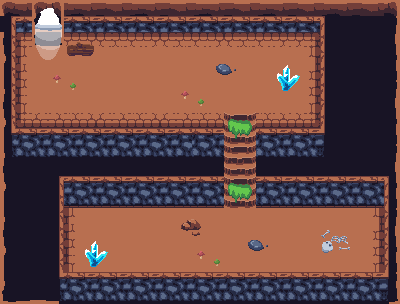

Below is a game level as drawn by its tile map, then a one-line description and the .tmx file that defines it, in full:
An orthogonal 25x19 tile map with 16x16 px tiles, 4 tile layers (floor, walls, accesoire, trux au sol), 2 tilesets and 15 objects (8x collision, spawn_cave_house2, zone_switch, ghost_path1, ghost_path2, ...).

<map version="1.5" tiledversion="1.7.2" orientation="orthogonal" renderorder="right-down" width="25" height="19" tilewidth="16" tileheight="16" infinite="0" nextlayerid="6" nextobjectid="17">
 <tileset firstgid="1" source="../tsx/dungeon.tsx" />
 <tileset firstgid="257" source="../tsx/nature.tsx" />
 <layer id="1" name="floor" width="25" height="19">
  <data encoding="csv">
154,154,154,154,154,154,154,154,154,154,154,154,154,154,154,154,154,154,154,154,154,154,154,154,154,
154,154,154,154,154,154,154,154,154,154,154,154,154,154,154,154,154,154,154,154,154,154,154,154,154,
154,154,154,154,154,154,154,154,154,154,154,154,154,154,154,154,154,154,154,154,154,154,154,154,154,
154,154,154,154,154,154,154,154,154,154,154,154,154,154,154,154,154,154,154,154,154,154,154,154,154,
154,154,154,154,154,154,154,154,154,154,154,154,154,154,154,154,154,154,154,154,154,154,154,154,154,
154,154,154,154,154,154,154,154,154,154,154,154,154,154,154,154,154,154,154,154,154,154,154,154,154,
154,154,154,154,154,154,154,154,154,154,154,154,154,154,154,154,154,154,154,154,154,154,154,154,154,
154,154,154,154,154,154,154,154,154,154,154,154,154,154,154,154,154,154,154,154,154,154,154,154,154,
154,154,154,154,154,154,154,154,154,154,154,154,154,154,154,154,154,154,154,154,154,154,154,154,154,
154,154,154,154,154,154,154,154,154,154,154,154,154,154,154,154,154,154,154,154,154,154,154,154,154,
154,154,154,154,154,154,154,154,154,154,154,154,154,154,154,154,154,154,154,154,154,154,154,154,154,
154,154,154,154,154,154,154,154,154,154,154,154,154,154,154,154,154,154,154,154,154,154,154,154,154,
154,154,154,154,154,154,154,154,154,154,154,154,154,154,154,154,154,154,154,154,154,154,154,154,154,
154,154,154,154,154,154,154,154,154,154,154,154,154,154,154,154,154,154,154,154,154,154,154,154,154,
154,154,154,154,154,154,154,154,154,154,154,154,154,154,154,154,154,154,154,154,154,154,154,154,154,
154,154,154,154,154,154,154,154,154,154,154,154,154,154,154,154,154,154,154,154,154,154,154,154,154,
154,154,154,154,154,154,154,154,154,154,154,154,154,154,154,154,154,154,154,154,154,154,154,154,154,
154,154,154,154,154,154,154,154,154,154,154,154,154,154,154,154,154,154,154,154,154,154,154,154,154,
154,154,154,154,154,154,154,154,154,154,154,154,154,154,154,154,154,154,154,154,154,154,154,154,154
</data>
 </layer>
 <layer id="2" name="walls" width="25" height="19">
  <data encoding="csv">
137,138,139,140,141,138,139,140,141,138,139,140,141,138,139,140,141,138,139,140,141,138,139,140,142,
2,3,0,0,3,4,3,4,3,4,3,4,3,4,3,4,3,4,3,4,5,0,0,0,158,
169,0,0,0,0,0,0,0,0,0,0,0,0,0,0,0,0,0,0,0,0,0,0,0,174,
185,0,0,0,0,0,0,0,0,0,0,0,0,0,0,0,0,0,0,0,0,0,0,0,190,
201,0,0,0,0,0,0,0,0,0,0,0,0,0,0,0,0,0,0,0,0,0,0,0,206,
153,0,0,0,0,0,0,0,0,0,0,0,0,0,0,0,0,0,0,0,0,0,0,0,158,
169,0,0,0,0,0,0,0,0,0,0,0,0,0,0,0,0,0,0,0,0,0,0,0,174,
185,0,0,0,0,0,0,0,0,0,0,0,0,0,0,0,0,0,0,0,0,0,0,0,190,
201,0,0,0,0,0,0,0,0,0,0,0,0,0,0,0,0,0,0,0,0,0,0,0,206,
153,0,0,0,0,0,0,0,0,0,0,0,0,0,0,0,0,0,0,0,0,0,0,0,158,
169,0,0,0,0,0,0,0,0,0,0,0,0,0,0,0,0,0,0,0,0,0,0,0,174,
185,0,0,0,0,0,0,0,0,0,0,0,0,0,0,0,0,0,0,0,0,0,0,0,190,
201,0,0,0,0,0,0,0,0,0,0,0,0,0,0,0,0,0,0,0,0,0,0,0,206,
153,0,0,0,0,0,0,0,0,0,0,0,0,0,0,0,0,0,0,0,0,0,0,0,158,
169,0,0,0,0,0,0,0,0,0,0,0,0,0,0,0,0,0,0,0,0,0,0,0,174,
185,0,0,0,0,0,0,0,0,0,0,0,0,0,0,0,0,0,0,0,0,0,0,0,190,
201,0,0,0,0,0,0,0,0,0,0,0,0,0,0,0,0,0,0,0,0,0,0,0,206,
153,0,0,0,0,0,0,0,0,0,0,0,0,0,0,0,0,0,0,0,0,0,0,0,158,
217,218,219,220,221,218,219,220,221,218,219,220,221,218,219,220,221,218,219,220,221,218,219,220,222
</data>
 </layer>
 <layer id="3" name="accesoire" width="25" height="19">
  <data encoding="csv">
0,0,167,168,0,0,0,0,0,0,0,0,0,0,0,0,0,0,0,0,0,0,0,0,0,
0,0,183,184,0,0,0,0,0,0,0,0,0,0,0,0,0,0,0,0,0,0,0,0,0,
0,129,183,184,132,133,130,131,132,133,130,131,132,133,130,131,132,133,133,134,0,0,0,0,0,
0,145,146,147,148,149,146,147,148,149,146,147,148,149,146,147,148,149,149,150,0,0,0,0,0,
0,161,162,163,164,165,162,163,164,165,162,163,164,165,162,163,164,165,165,166,0,0,0,0,0,
0,177,178,179,180,181,178,179,180,181,178,179,180,181,178,179,180,181,181,182,0,0,0,0,0,
0,193,194,195,196,197,194,195,196,197,194,195,196,197,194,195,196,197,197,198,0,0,0,0,0,
0,209,210,211,212,213,210,211,212,213,210,211,212,213,135,136,212,213,213,214,0,0,0,0,0,
0,0,0,0,0,0,0,0,0,0,0,0,0,0,151,152,0,0,0,0,0,0,0,0,0,
0,0,0,0,0,0,0,0,0,0,0,0,0,0,135,136,0,0,0,0,0,0,0,0,0,
0,0,0,0,0,0,0,0,0,0,0,0,0,0,151,152,0,0,0,0,0,0,0,0,0,
0,0,0,0,0,0,0,0,0,0,0,0,0,0,135,136,0,0,0,0,0,0,0,0,0,
0,0,0,0,129,130,131,132,133,131,132,133,131,132,151,152,132,133,131,132,133,131,133,134,0,
0,0,0,0,145,146,147,148,149,147,148,149,147,148,149,147,148,149,147,148,149,147,149,150,0,
0,0,0,0,161,162,163,164,165,163,164,165,163,164,165,163,164,165,163,164,165,163,165,166,0,
0,0,0,0,177,178,179,180,181,179,180,181,179,180,181,179,180,181,179,180,181,179,181,182,0,
0,0,0,0,193,194,195,196,197,195,196,197,195,196,197,195,196,197,195,196,197,195,197,198,0,
0,0,0,0,209,210,211,212,213,211,212,213,211,212,213,211,212,213,211,212,213,211,213,214,0,
0,0,0,0,0,0,0,0,0,0,0,0,0,0,0,0,0,0,0,0,0,0,0,0,0
</data>
 </layer>
 <objectgroup id="5" name="aa">
  <object id="1" type="collision" x="1.3195" y="0.9267" width="397.861" height="30.1466" />
  <object id="2" type="collision" x="-0.9305" y="273.427" width="397.861" height="29.6466" />
  <object id="3" type="collision" x="2.5695" y="32.4267" width="22.861" height="105.147" />
  <object id="4" type="collision" x="316.57" y="29.9265" width="22.861" height="105.147" />
  <object id="5" type="collision" x="48.5695" y="188.426" width="17.361" height="105.147" />
  <object id="6" type="collision" x="383.57" y="181.426" width="14.361" height="105.147" />
  <object id="7" type="collision" x="3.0695" y="126.427" width="220.361" height="71.1466" />
  <object id="8" type="collision" x="255.32" y="125.927" width="143.361" height="70.1466" />
  <object id="9" name="spawn_cave_house2" x="113.421" y="92.0651">
   <point />
  </object>
  <object id="10" name="exit_house2" type="zone_switch" x="31.4578" y="18.0329" width="34" height="26.1654" />
  <object id="11" name="ghost_path1" x="143.773" y="239.896" width="16.3333" height="16" />
  <object id="12" name="ghost_path2" x="287.107" y="239.67" width="16.3333" height="16" />
  <object id="13" name="feu" type="feu" x="78.574" y="47.854">
   <point />
  </object>
  <object id="14" name="bulle" type="bulle" x="94.1729" y="246.711">
   <point />
  </object>
  <object id="16" name="clef" type="clef" x="179.989" y="66.3034" width="16.3333" height="16" />
 </objectgroup>
 <layer id="4" name="trux au sol" width="25" height="19">
  <data encoding="csv">
0,0,11,12,0,0,0,0,0,0,0,0,0,0,0,0,0,0,0,0,0,0,0,0,0,
0,0,27,28,0,0,0,0,0,0,0,0,0,0,0,0,0,0,0,0,0,0,0,0,0,
18,0,43,44,265,266,0,0,0,0,0,0,0,0,0,0,0,0,0,0,21,0,0,0,0,
34,0,59,60,305,306,0,0,0,0,0,0,0,13,14,0,0,0,0,0,37,0,0,0,0,
50,0,0,343,344,0,0,0,0,0,0,0,0,29,30,0,0,75,76,0,53,0,0,0,0,
18,0,0,383,384,0,0,0,0,0,0,343,344,0,0,0,0,91,92,0,21,0,0,0,0,
34,0,0,0,0,0,0,0,0,0,0,383,384,0,0,0,0,0,0,0,37,0,0,0,0,
50,0,0,0,0,0,0,0,0,0,0,0,0,0,77,78,0,0,0,0,53,0,0,0,0,
66,67,68,67,68,67,68,67,68,67,68,67,67,68,93,94,67,68,67,68,69,0,0,0,0,
82,83,84,83,84,83,84,83,84,83,84,83,83,84,0,0,83,84,83,84,85,0,0,0,0,
0,0,0,0,0,0,0,0,0,0,0,0,0,0,0,0,0,0,0,0,0,0,0,0,0,
0,0,0,2,3,4,3,4,3,4,3,4,3,4,77,78,3,4,3,4,3,4,3,4,5,
0,0,0,18,19,20,19,20,19,20,19,20,19,20,93,94,19,20,19,20,19,20,19,20,21,
0,0,0,34,0,0,0,0,0,0,0,45,46,0,0,0,0,0,0,0,0,0,0,0,37,
0,0,0,50,0,0,0,0,0,0,0,61,62,0,0,13,14,0,0,0,79,80,0,0,53,
0,0,0,34,0,75,76,0,0,0,0,0,343,344,0,29,30,0,0,0,95,96,0,0,37,
0,0,0,34,0,91,92,0,0,0,0,0,383,384,0,0,0,0,0,0,0,0,0,0,37,
0,0,0,66,67,68,67,68,67,68,67,68,67,68,67,68,67,68,67,68,67,68,67,68,69,
0,0,0,82,83,84,83,84,83,84,83,84,83,84,83,84,83,84,83,84,83,84,83,84,85
</data>
 </layer>
</map>
